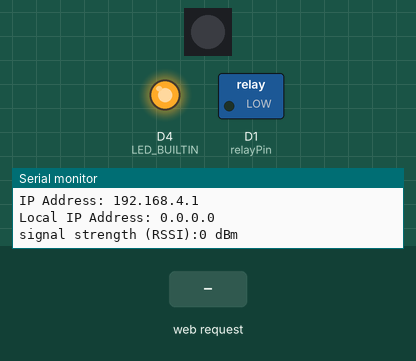
Simulated run of this sketch. Board: ESP8266 (Wemos D1 mini). On the bench: 1 RGB LEDs in strip order, left to right, switched loads named in the sketch (green lamp = pin HIGH), output pins drawn as LEDs (lit = HIGH, except the on-board LED, lit = LOW), the last lines printed to the serial monitor. The test bench sets the inputs (shaded band).

Above: at 1.2 s.
1.3 s: HTTP request GET /FAB received
At 1.6 s:
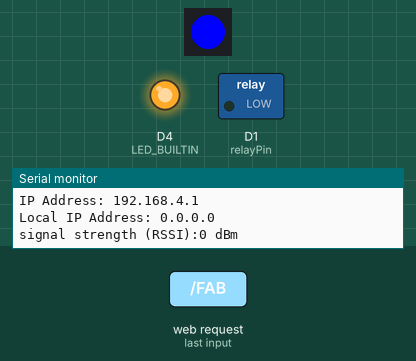
4.3 s: HTTP request GET /GREEN received
At 4.8 s:
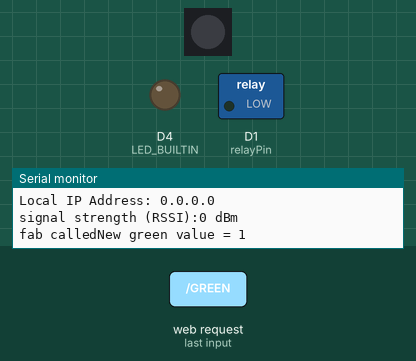
5.8 s: HTTP request GET /RELON received
At 7.0 s:
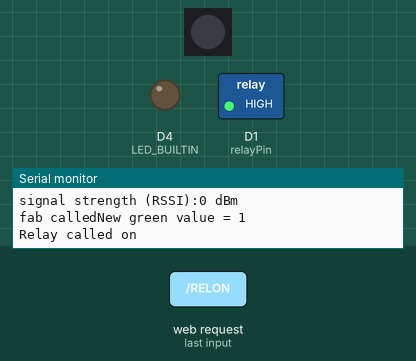
7.3 s: HTTP request GET /RED received
At 11.0 s:
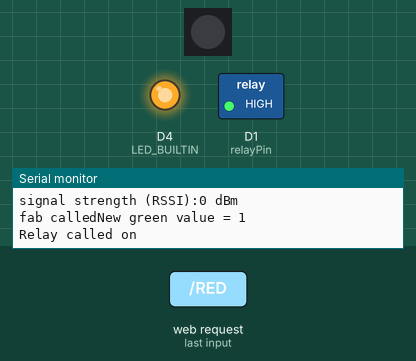
Timing chart, 0 to 11.3 s (numbered marks = the images above; inputs shaded):
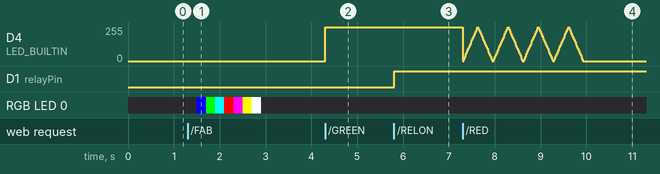

The sketch:

D1MINIWIFIWEMOS_WIFIAndHTMLWemosD1Mini.ino
```cpp
// Very bad code demonstrating basic usage of the ESP8266 development board
// I don't think there's a name for the board. "It's the white one."
// To use, put your network name and password into the ssid and pass locations below
// it will generate some debugging output on the serial monitor at 9600 baud
// to enable more serial debugging, #define sdebug
// When it connects, it will tell you its IP address on the serial monitor.
// use a web browser to go to that IP address and play with the available controls.
#include <Adafruit_NeoPixel.h>

//#include <Dht11.h>
#include <Wire.h>
#include <ESP8266WiFi.h>
//#include <WiFiClient.h>
//char pass[] = "fuzzyraccoon898";
int keyIndex = 0;                                          // your network key Index number (needed only for WEP)
int status = WL_IDLE_STATUS;
WiFiServer server(80);
//#define REDLED 15
//#define GREENLED 13
//#define BLUELED 12
#define RGBPIN D8
//#define relayPin D1
const long interval = 2000;
const int relayPin = D1;
Adafruit_NeoPixel pixels = Adafruit_NeoPixel(1, RGBPIN, NEO_GRB + NEO_KHZ800);

void setup() {
  pixels.begin(); // This initializes the NeoPixel library.
  pinMode(relayPin, OUTPUT);            // relay
  pinMode(LED_BUILTIN, OUTPUT);
  Serial.begin(9600);                                                 //Initialize serial and wait for port to open:
  WiFi.mode(WIFI_AP);
  // WiFi.softAP("MiFi 127.256.512", "grmhm5nh");                      // Provide the (SSID, password);
  // WiFi.softAP("BTHub4-R35P", "76ced27f74");// Provide the (SSID, password);
  WiFi.softAP("FlappyBox", "");
  server.begin();
  printWifiStatus();                                                  // you're connected now, so print out the status:
}


void printWifiStatus() {
  // print the SSID of the network you're attached to:
  Serial.print("SSID: ");
  Serial.println(WiFi.SSID());                                        // print your WiFi shield's IP address:
  IPAddress ipLocal = WiFi.localIP();
  IPAddress ip = WiFi.softAPIP();
  Serial.print("IP Address: ");
  Serial.println(ip);
  Serial.print("Local IP Address: ");
  Serial.println(ipLocal);
  long rssi = WiFi.RSSI();                                                // print the received signal strength:
  Serial.print("signal strength (RSSI):");
  Serial.print(rssi);
  Serial.println(" dBm");
}

void fab()
{
  for (int i = 0; i < 2; i++) {
    for (int j = 0; j < 2; j++) {
      for (int k = 0; k < 2; k++) {
        pixels.setPixelColor(0, pixels.Color(i * 255, j * 255, k * 255)); // Moderately bright green color.
        pixels.show(); // This sends the updated pixel color to the hardware.
        delay(200); // Delay for a period of time (in milliseconds).
      }
    }
  }
  pixels.setPixelColor(0, pixels.Color(0, 0, 0)); // Moderately bright green color.
  pixels.show();
}

void relayState(char relaySelection) {
  //while(Serial.available())
  char statRelay = relaySelection;
  Wire.beginTransmission(2);
  Wire.write(statRelay);
  Wire.endTransmission();
  Wire.flush();
  Serial.println("Relays buzz on ...." + statRelay);
  statRelay = -1;
}
void loop() {
  char linebuf[255], getvalue[255], *lineptr;
  int linecount;
  WiFiClient client = server.available();                           // listen for incoming clients
  if (client) {
#ifdef sdebug
    Serial.println("new client");
#endif
    boolean currentLineIsBlank = true;                            // an http request ends with a blank line
    lineptr = linebuf;
    linecount = 0;
    while (client.connected()) {
      if (client.available()) {
        char c = client.read();
#ifdef sdebug
        Serial.write(c);
#endif
        // if you've gotten to the end of the line (received a newline
        // character) and the line is blank, the http request has ended,
        // so you can send a reply
        if (c == '\n' && currentLineIsBlank) {
          // send a standard http response header
          client.println("HTTP/1.1 200 OK");
          client.println("Content-Type: text/html");
          client.println("Connection: close");                                  // the connection will be closed after completion of the response
          client.print( "Refresh: 20\r\n");        // refresh the page automatically every 20 sec
          client.println();
          client.println("<!DOCTYPE HTML>");
          client.println("<html>");
          if (memcmp(getvalue, "/RED", 4) == 0)
          {
            //int x;
            for (int repeat = 1; repeat < 5; repeat++) {
              for (int x = 0; x < 1024; x += 64)
              {
                analogWrite(LED_BUILTIN, x);
                delay(20);
              }
              for (int x = 1024; x >= 0; x -= 64)
              {
                analogWrite(LED_BUILTIN, x);
                delay(20);
              }
            }
          }
          if (memcmp(getvalue, "/GREEN", 6) == 0)
          {
            int newval = digitalRead(LED_BUILTIN);
            //  int newval = !digitalRead(LED_BUILTIN);
            if (newval == 1) {
              newval = 0;
            }
            else if (newval == 0)
            {
              newval = 1;
            }
            Serial.print("New green value = ");
            Serial.println(newval);
            digitalWrite(LED_BUILTIN, newval);
            Wire.write('1');
          }
          if (memcmp(getvalue, "/BLUE", 5) == 0)
          {
            /*int newval = !digitalRead(BLUELED);
              digitalWrite(BLUELED,newval);
              //Wire.write('0');*/
            Serial.print("Blue called");
            client.print("Blue called");
          }
          if (memcmp(getvalue, "/WHT", 4) == 0)
          { /*
              int newval = !digitalRead(14);
              Serial.print("New white value = "); Serial.println(newval);
              digitalWrite(14,newval);*/
            Serial.print("white called");
            client.print("white called");
          }
          if (memcmp(getvalue, "/RELAY", 6) == 0)
          {
            //    int newval = !digitalRead(relayPin);
            //     digitalWrite(relayPin,newval);

            digitalWrite(relayPin, HIGH); // turn on relay with voltage HIGH
            delay(interval);              // pause
            digitalWrite(relayPin, LOW);  // turn off relay with voltage LOW
            delay(interval);              // pause

            Serial.print("relay called");
            client.print("relay called");
          }
          if (memcmp(getvalue, "/BUZ", 4) == 0)
          { /*
              int newval = !digitalRead(5);
              digitalWrite(5,newval);*/
            Serial.print("buz called");
            client.print("buz called");
          }
          if (memcmp(getvalue, "/FAB", 4) == 0)
          {
            fab();
            Serial.print("fab called");
            client.print("fab called");
          }

          if (memcmp(getvalue, "/RELON", 6) == 0)
          {

            digitalWrite(relayPin, HIGH);
            Serial.print("Relay called on");
            client.print("Relays cyclying");
          }
          if (memcmp(getvalue, "/RELOFF", 7) == 0)
          {
            digitalWrite(relayPin, LOW);
            Serial.print("Relay called off");
            client.print("Relays off");
          }
          if (memcmp(getvalue, "/MUSE", 5) == 0)
          {
            char relSel = '8';
            relayState(relSel);
            Serial.print("Relay 1 Muse thing");
            client.println("Relays Muse");
          }

          if (memcmp(getvalue, "/REL1", 5) == 0)
          {
            char relSel = '2';
            relayState(relSel);
            Serial.println("relsel 2   -----   Relay called");
            client.println("Relay 1");
          }
          if (memcmp(getvalue, "/REL2", 5) == 0)
          {
            char relSel = '3';
            relayState(relSel);
            Serial.println("relsel 3   -----   Relay called");
            client.println("Relay 2");
          }
          if (memcmp(getvalue, "/REL3", 5) == 0)
          {
            char relSel = '4';
            relayState(relSel);
            Serial.println("relsel 4   -----   Relay called");
            client.println("Relay 3");
          }
          if (memcmp(getvalue, "/REL4", 5) == 0)
          {
            char relSel = '5';
            relayState(relSel);
            Serial.println("relsel 5   -----   Relay called");
            client.println("Relay 4");
          }
          // print form
          client.println("<a href=\"/RED\">Green fader</a><br><br>");
          client.println("<a href=\"/GREEN\">toggle GREEN (Builtin Led)</a><br><br>");
          client.println("<a href=\"/BLUE\">toggle BLUE</a><br><br>");
          client.println("<a href=\"/WHT\">toggle WHITE</a><br><br>");
          client.println("<a href=\"/BUZ\">toggle BUZZER</a><br><br>");
          client.println("<a href=\"/RELAY\">toggle RELAY/green</a><br><br>");
          client.println("<a href=\"/FAB\">FAB</a><br><br>");
          client.println("<a href=\"/RELON\">Relays on</a><br><br>");
          client.println("<a href=\"/RELOFF\">Relays off</a><br><br>");
          client.println("<a href=\"/MUSE\">Muse thingy</a><br><br>");
          client.println("<a href=\"/REL1\">Relay 1</a><br><br>");
          client.println("<a href=\"/REL2\">Relay 2</a><br><br>");
          client.println("<a href=\"/REL3\">Relay 3</a><br><br>");
          client.println("<a href=\"/REL4\">Relay 4</a><br><br>");
          long rssi = WiFi.RSSI();
          client.print("signal strength (RSSI):");
          client.print(rssi);
          client.println(" dBm");
          /*#if 1
                    // output the value of each analog input pin
                    int sensorReading = digitalRead(5);
                    client.println("input 5: ");
                    client.print(sensorReading);
                    //Wire.write('1');
                    client.println("<br />");
            #endif*/

          client.println("<br></html>");
          break;
        }
        if (c == '\n') {                                                // you're starting a new line
          currentLineIsBlank = true;
          if (memcmp(linebuf, "GET ", 4) == 0)
          {
            strcpy(getvalue, &(linebuf[4]));
#ifdef sdebug
            Serial.print("GET buffer = ");
            Serial.println(getvalue);
#endif
          }
          lineptr = linebuf;
          linecount = 0;
        }
        else if (c != '\r') {                                             // you've gotten a character on the current line
          currentLineIsBlank = false;
          if (linecount < sizeof(linebuf))
          {
            *lineptr++ = c;
            linecount++;
          }
        }
      }
    }
    delay(10);                                                           // give the web browser time to receive the data
    client.stop();                                                      // close the connection:
#ifdef sdebug
    Serial.println("client disconnected");
#endif
  }
}
```

Measured:
- after the input at 1.3 s, RGB LED 0: off → RGB(0, 0, 255) after 0.20 s, → RGB(0, 255, 0) 0.20 s later, → RGB(0, 255, 255) 0.20 s later, → RGB(255, 0, 0) 0.20 s later, … (8 changes in this stretch)
- after the input at 4.3 s, D4 (LED_BUILTIN): 0/255 → 255/255 at once
- after the input at 5.8 s, D1 (relayPin): LOW → HIGH at once
